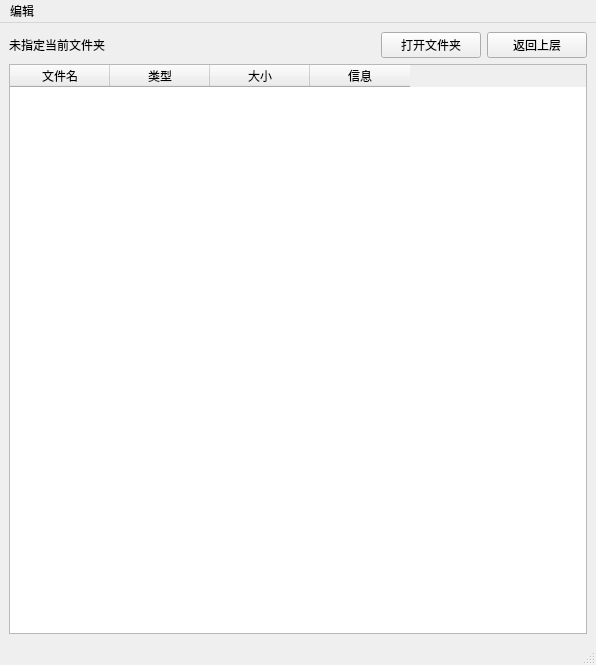
<?xml version="1.0" encoding="UTF-8"?>
<ui version="4.0">
 <class>MainWindow</class>
 <widget class="QMainWindow" name="MainWindow">
  <property name="geometry">
   <rect>
    <x>0</x>
    <y>0</y>
    <width>596</width>
    <height>665</height>
   </rect>
  </property>
  <property name="windowTitle">
   <string>LibraryManager</string>
  </property>
  <widget class="QWidget" name="centralwidget">
   <layout class="QVBoxLayout" name="verticalLayout">
    <item>
     <layout class="QHBoxLayout" name="horizontalLayout">
      <item>
       <widget class="QLabel" name="lblCurrentFolder">
        <property name="font">
         <font>
          <family>Microsoft YaHei UI</family>
          <pointsize>9</pointsize>
         </font>
        </property>
        <property name="text">
         <string>未指定当前文件夹</string>
        </property>
       </widget>
      </item>
      <item>
       <widget class="QPushButton" name="btnOpenFolder">
        <property name="maximumSize">
         <size>
          <width>100</width>
          <height>16777215</height>
         </size>
        </property>
        <property name="font">
         <font>
          <family>Microsoft YaHei UI</family>
          <pointsize>9</pointsize>
         </font>
        </property>
        <property name="text">
         <string>打开文件夹</string>
        </property>
       </widget>
      </item>
      <item>
       <widget class="QPushButton" name="btnGoParentFolder">
        <property name="maximumSize">
         <size>
          <width>100</width>
          <height>16777215</height>
         </size>
        </property>
        <property name="font">
         <font>
          <family>Microsoft YaHei UI</family>
          <pointsize>9</pointsize>
         </font>
        </property>
        <property name="text">
         <string>返回上层</string>
        </property>
       </widget>
      </item>
     </layout>
    </item>
    <item>
     <widget class="QTableWidget" name="tblActiveObjects">
      <property name="editTriggers">
       <set>QAbstractItemView::AnyKeyPressed|QAbstractItemView::EditKeyPressed</set>
      </property>
      <property name="sortingEnabled">
       <bool>true</bool>
      </property>
      <column>
       <property name="text">
        <string>文件名</string>
       </property>
      </column>
      <column>
       <property name="text">
        <string>类型</string>
       </property>
      </column>
      <column>
       <property name="text">
        <string>大小</string>
       </property>
      </column>
      <column>
       <property name="text">
        <string>信息</string>
       </property>
      </column>
     </widget>
    </item>
   </layout>
  </widget>
  <widget class="QMenuBar" name="menubar">
   <property name="geometry">
    <rect>
     <x>0</x>
     <y>0</y>
     <width>596</width>
     <height>22</height>
    </rect>
   </property>
   <widget class="QMenu" name="menu">
    <property name="title">
     <string>编辑</string>
    </property>
    <widget class="QMenu" name="mnuRename">
     <property name="title">
      <string>重命名</string>
     </property>
     <addaction name="actRemovePrefix"/>
     <addaction name="actRemoveSuffix"/>
     <addaction name="actRemoveArtist"/>
    </widget>
    <addaction name="mnuRename"/>
   </widget>
   <addaction name="menu"/>
  </widget>
  <widget class="QStatusBar" name="statusbar"/>
  <action name="actRemovePrefix">
   <property name="text">
    <string>去除前缀</string>
   </property>
  </action>
  <action name="actRemoveSuffix">
   <property name="text">
    <string>去除后缀</string>
   </property>
  </action>
  <action name="actRemoveArtist">
   <property name="text">
    <string>去除艺术家名</string>
   </property>
  </action>
  <action name="actLoadDirectory">
   <property name="text">
    <string>打开文件夹</string>
   </property>
  </action>
  <action name="actGoUp">
   <property name="text">
    <string>返回上级</string>
   </property>
  </action>
 </widget>
 <resources/>
 <connections/>
</ui>
